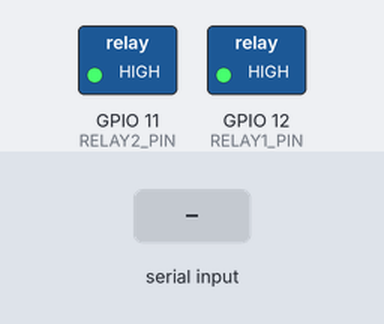
Bench run of a sketch on a simulated ESP8266 (NodeMCU). On the bench: switched loads named in the sketch (green lamp = pin HIGH). The inputs (shaded band) are chosen by the test bench. WiFi joins after 1.5 s; servers stay silent unless stated; uploads are accepted with an empty reply; what the sketch prints to the serial monitor is not drawn.

Above: at 3.0 s.
3.1 s: "ON\n" received over Serial
At 4.1 s:
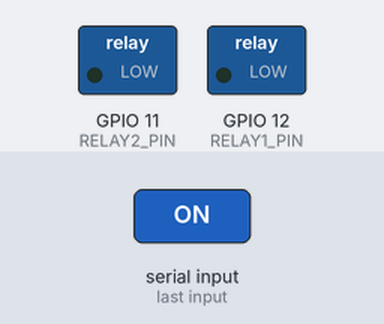
4.6 s: "R1OFF\n" received over Serial
At 5.4 s:
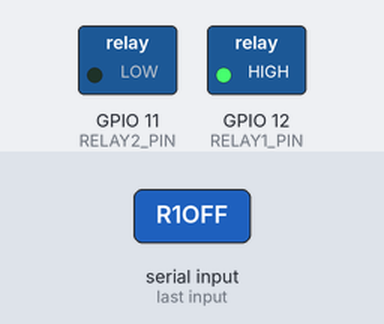
6.1 s: "OFF\n" received over Serial
At 6.7 s:
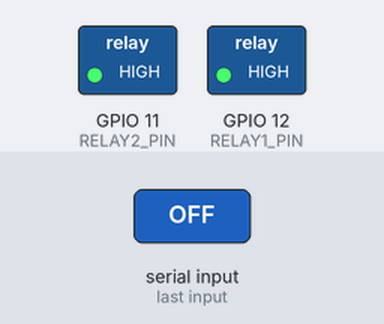
7.6 s: "R1ON\n" received over Serial
At 8.2 s:
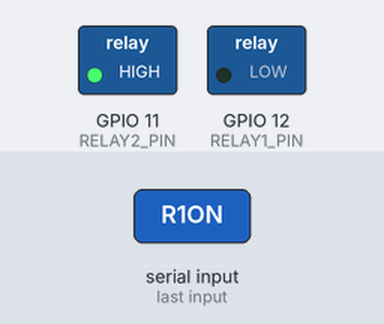
9.1 s: "R2ON\n" received over Serial
At 9.6 s:
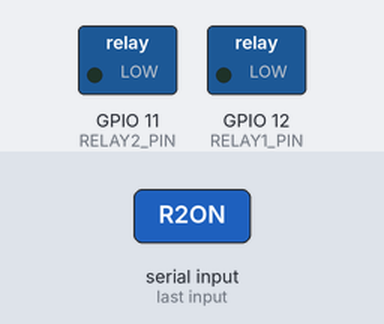
10.6 s: "R2OFF\n" received over Serial
At 12.0 s:
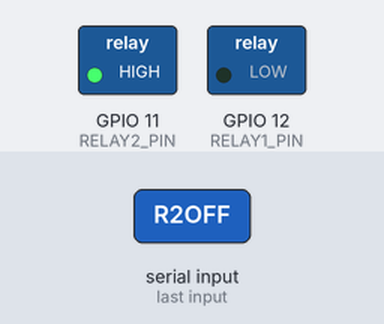
Timing chart, 0 to 13.1 s (numbered marks = the images above; inputs shaded):
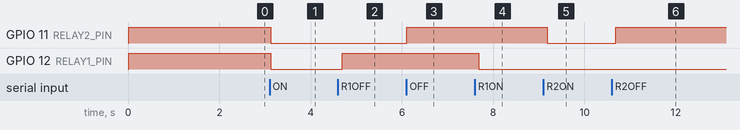

The sketch:

arduino_cloud_manual.ino
```cpp
/*
  Smart Home Automation - Cloud Integration (Manual Control Only)
  Arduino UNO/ESP8266 - Manual Control via Web Interface

  Hardware Connections:
  - Relay IN1 -> Arduino Pin 12 (Lights)
  - Relay IN2 -> Arduino Pin 11 (Fans/Other devices)

  Required Libraries (Install via Arduino IDE Library Manager):
  - ESP8266WiFi (for ESP8266/NodeMCU)
  - ESP8266HTTPClient
  - ArduinoJson

  Setup Instructions:
  1. Upload this code to your ESP8266/NodeMCU board
  2. Access your web interface at: https://smart-home-automation-mu.vercel.app/
  3. Control your devices remotely!
*/

#include <ESP8266WiFi.h>
#include <ESP8266HTTPClient.h>
#include <WiFiClient.h>
#include <ArduinoJson.h>

// WiFi credentials
const char* ssid = "iPhone";                   // Your WiFi network name
const char* password = "12345678";             // Your WiFi password

// Server URL - Your deployed Vercel URL
const char* serverURL = "https://smart-home-automation-mu.vercel.app";

// Pin definitions
const int RELAY1_PIN = 12;     // Relay channel 1 (IN1) - Lights
const int RELAY2_PIN = 11;     // Relay channel 2 (IN2) - Fans/Other devices

// Variables
bool relay1On = false;
bool relay2On = false;
String inputString = "";

// HTTP client
WiFiClient wifiClient;
HTTPClient http;

// Timing variables
unsigned long lastStatusUpdate = 0;
unsigned long lastCommandCheck = 0;
const unsigned long STATUS_UPDATE_INTERVAL = 30000; // 30 seconds
const unsigned long COMMAND_CHECK_INTERVAL = 10000;  // 10 seconds

void setup() {
  Serial.begin(9600);
  Serial.println("\n=== Smart Home Automation - Cloud Manual Control ===");
  Serial.println("Starting system...");

  // Set pin modes
  pinMode(RELAY1_PIN, OUTPUT);
  pinMode(RELAY2_PIN, OUTPUT);

  // Initialize relays to OFF state (Most relay modules are active LOW)
  digitalWrite(RELAY1_PIN, HIGH);  // Turn OFF relay 1
  digitalWrite(RELAY2_PIN, HIGH);  // Turn OFF relay 2

  // Connect to WiFi
  connectToWiFi();

  Serial.println("=== System Ready ===");
  Serial.println("Manual Control Only - No PIR sensor");
  Serial.println("Web Control: https://smart-home-automation-mu.vercel.app/");
  Serial.println("Commands: ON, OFF, R1ON, R1OFF, R2ON, R2OFF, STATUS, HELP");
  Serial.println("=====================================");
}

void loop() {
  // Check WiFi connection
  if (WiFi.status() != WL_CONNECTED) {
    Serial.println("WiFi disconnected. Reconnecting...");
    connectToWiFi();
  }

  // Check for serial commands
  checkSerialCommands();

  // Check for cloud commands periodically
  if (millis() - lastCommandCheck > COMMAND_CHECK_INTERVAL) {
    checkCloudCommands();
    lastCommandCheck = millis();
  }

  // Send periodic status updates to cloud
  if (millis() - lastStatusUpdate > STATUS_UPDATE_INTERVAL) {
    sendStatusToCloud();
    lastStatusUpdate = millis();
  }

  delay(100);
}

void connectToWiFi() {
  WiFi.begin(ssid, password);
  Serial.print("🌐 Connecting to WiFi");

  int attempts = 0;
  while (WiFi.status() != WL_CONNECTED && attempts < 30) {
    delay(500);
    Serial.print(".");
    attempts++;
  }

  if (WiFi.status() == WL_CONNECTED) {
    Serial.println();
    Serial.println("✅ WiFi connected successfully!");
    Serial.print("📡 IP address: ");
    Serial.println(WiFi.localIP());
    Serial.print("🌍 Server: ");
    Serial.println(serverURL);
  } else {
    Serial.println();
    Serial.println("❌ WiFi connection failed! Check credentials.");
  }
}

void checkCloudCommands() {
  if (WiFi.status() != WL_CONNECTED) return;

  // Check for pending commands from the web interface
  http.begin(wifiClient, String(serverURL) + "/api/arduino/status");
  http.addHeader("Content-Type", "application/json");

  int httpResponseCode = http.GET();

  if (httpResponseCode > 0) {
    String response = http.getString();

    // Parse JSON response
    StaticJsonDocument<500> doc;
    DeserializationError error = deserializeJson(doc, response);

    if (!error && doc["success"]) {
      JsonObject status = doc["status"];

      // Update relay states based on cloud status
      bool cloudRelay1 = status["relay1"];
      bool cloudRelay2 = status["relay2"];

      // Only update if state changed
      if (cloudRelay1 != relay1On) {
        if (cloudRelay1) {
          turnOnRelay(1);
        } else {
          turnOffRelay(1);
        }
      }

      if (cloudRelay2 != relay2On) {
        if (cloudRelay2) {
          turnOnRelay(2);
        } else {
          turnOffRelay(2);
        }
      }
    }
  }

  http.end();
}

void sendStatusToCloud() {
  if (WiFi.status() != WL_CONNECTED) return;

  // Send R1 status
  http.begin(wifiClient, String(serverURL) + "/api/arduino/status");
  http.addHeader("Content-Type", "application/json");

  StaticJsonDocument<200> doc;
  doc["device"] = "R1";
  doc["state"] = relay1On ? "ON" : "OFF";
  doc["timestamp"] = millis();

  String jsonString;
  serializeJson(doc, jsonString);

  int httpResponseCode = http.POST(jsonString);

  if (httpResponseCode > 0) {
    Serial.println("📤 Status sent to cloud: R1=" + String(relay1On ? "ON" : "OFF"));
  }

  http.end();

  // Send R2 status
  http.begin(wifiClient, String(serverURL) + "/api/arduino/status");
  http.addHeader("Content-Type", "application/json");

  doc.clear();
  doc["device"] = "R2";
  doc["state"] = relay2On ? "ON" : "OFF";
  doc["timestamp"] = millis();

  serializeJson(doc, jsonString);
  httpResponseCode = http.POST(jsonString);

  if (httpResponseCode > 0) {
    Serial.println("📤 Status sent to cloud: R2=" + String(relay2On ? "ON" : "OFF"));
  }

  http.end();
}

void turnOnAllRelays() {
  turnOnRelay(1);
  turnOnRelay(2);
  Serial.println("🔛 ALL RELAYS ON - Devices Activated");
}

void turnOffAllRelays() {
  turnOffRelay(1);
  turnOffRelay(2);
  Serial.println("⏹️ ALL RELAYS OFF - Devices Deactivated");
}

void turnOnRelay(int relayNum) {
  if (relayNum == 1) {
    digitalWrite(RELAY1_PIN, LOW);  // Active LOW
    relay1On = true;
    Serial.println("💡 RELAY 1 ON (Lights)");
  } else if (relayNum == 2) {
    digitalWrite(RELAY2_PIN, LOW);  // Active LOW
    relay2On = true;
    Serial.println("🌪️ RELAY 2 ON (Fans/Other)");
  }
}

void turnOffRelay(int relayNum) {
  if (relayNum == 1) {
    digitalWrite(RELAY1_PIN, HIGH); // Active LOW
    relay1On = false;
    Serial.println("💡 RELAY 1 OFF (Lights)");
  } else if (relayNum == 2) {
    digitalWrite(RELAY2_PIN, HIGH); // Active LOW
    relay2On = false;
    Serial.println("🌪️ RELAY 2 OFF (Fans/Other)");
  }
}

void checkSerialCommands() {
  while (Serial.available()) {
    char c = Serial.read();
    if (c == '\n' || c == '\r') {
      processCommand(inputString);
      inputString = "";
    } else {
      inputString += c;
    }
  }
}

void processCommand(String command) {
  command.trim();
  command.toUpperCase();

  Serial.println("📨 Command received: " + command);

  if (command == "ON") {
    turnOnAllRelays();
    sendStatusToCloud();

  } else if (command == "OFF") {
    turnOffAllRelays();
    sendStatusToCloud();

  } else if (command == "R1ON") {
    turnOnRelay(1);
    sendStatusToCloud();

  } else if (command == "R1OFF") {
    turnOffRelay(1);
    sendStatusToCloud();

  } else if (command == "R2ON") {
    turnOnRelay(2);
    sendStatusToCloud();

  } else if (command == "R2OFF") {
    turnOffRelay(2);
    sendStatusToCloud();

  } else if (command == "STATUS") {
    printStatus();

  } else if (command == "WIFI") {
    Serial.print("📶 WiFi Status: ");
    Serial.println(WiFi.status() == WL_CONNECTED ? "Connected ✅" : "Disconnected ❌");
    if (WiFi.status() == WL_CONNECTED) {
      Serial.print("📡 IP Address: ");
      Serial.println(WiFi.localIP());
      Serial.print("📊 Signal Strength: ");
      Serial.print(WiFi.RSSI());
      Serial.println(" dBm");
    }

  } else if (command == "HELP") {
    printCommands();

  } else if (command.length() > 0) {
    Serial.println("❓ Unknown command: " + command);
    Serial.println("💡 Type 'HELP' for available commands");
  }
}

void printStatus() {
  Serial.println("\n=== 📊 SYSTEM STATUS ===");
  Serial.println("🔧 Mode: MANUAL ONLY");
  Serial.print("💡 Relay 1 (Lights): ");
  Serial.println(relay1On ? "ON ✅" : "OFF ❌");
  Serial.print("🌪️ Relay 2 (Fans): ");
  Serial.println(relay2On ? "ON ✅" : "OFF ❌");
  Serial.print("📶 WiFi: ");
  Serial.println(WiFi.status() == WL_CONNECTED ? "Connected ✅" : "Disconnected ❌");
  if (WiFi.status() == WL_CONNECTED) {
    Serial.print("📡 IP: ");
    Serial.println(WiFi.localIP());
  }
  Serial.print("🌍 Server: ");
  Serial.println(serverURL);
  Serial.println("========================\n");
}

void printCommands() {
  Serial.println("\n=== 📋 AVAILABLE COMMANDS ===");
  Serial.println("ON     - Turn ON both relays");
  Serial.println("OFF    - Turn OFF both relays");
  Serial.println("R1ON   - Turn ON relay 1 (lights)");
  Serial.println("R1OFF  - Turn OFF relay 1 (lights)");
  Serial.println("R2ON   - Turn ON relay 2 (fans)");
  Serial.println("R2OFF  - Turn OFF relay 2 (fans)");
  Serial.println("STATUS - Show current system status");
  Serial.println("WIFI   - Show WiFi connection details");
  Serial.println("HELP   - Show this help menu");
  Serial.println("=============================\n");
}
```

Measured:
- after the input at 3.1 s, GPIO 11 (RELAY2_PIN), GPIO 12 (RELAY1_PIN): HIGH → LOW at once
- after the input at 4.6 s, GPIO 12 (RELAY1_PIN): LOW → HIGH after 0.10 s
- after the input at 6.1 s, GPIO 11 (RELAY2_PIN): LOW → HIGH at once
- after the input at 7.6 s, GPIO 12 (RELAY1_PIN): HIGH → LOW after 0.08 s
- after the input at 9.1 s, GPIO 11 (RELAY2_PIN): HIGH → LOW after 0.08 s
- after the input at 10.6 s, GPIO 11 (RELAY2_PIN): LOW → HIGH after 0.09 s
